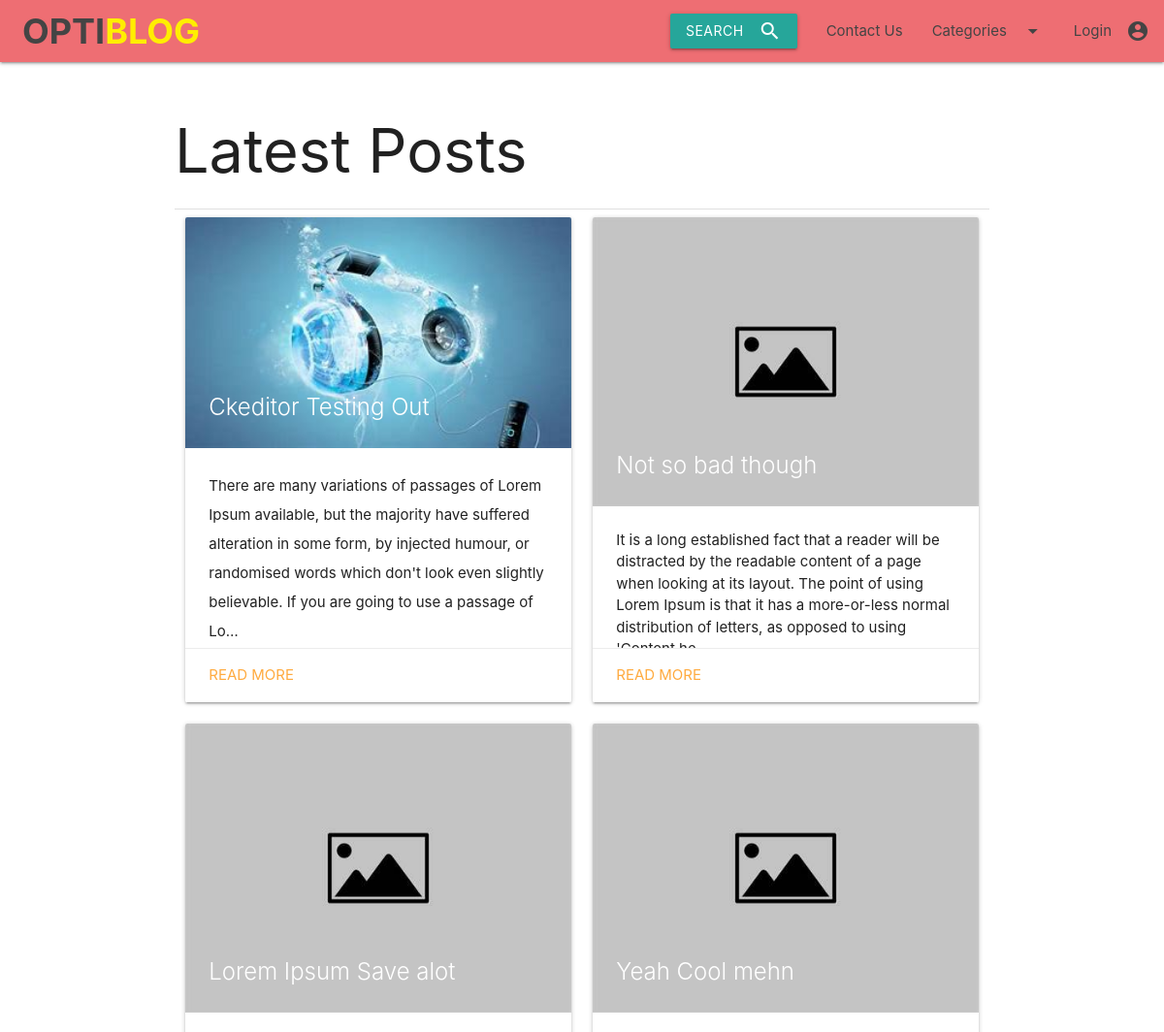
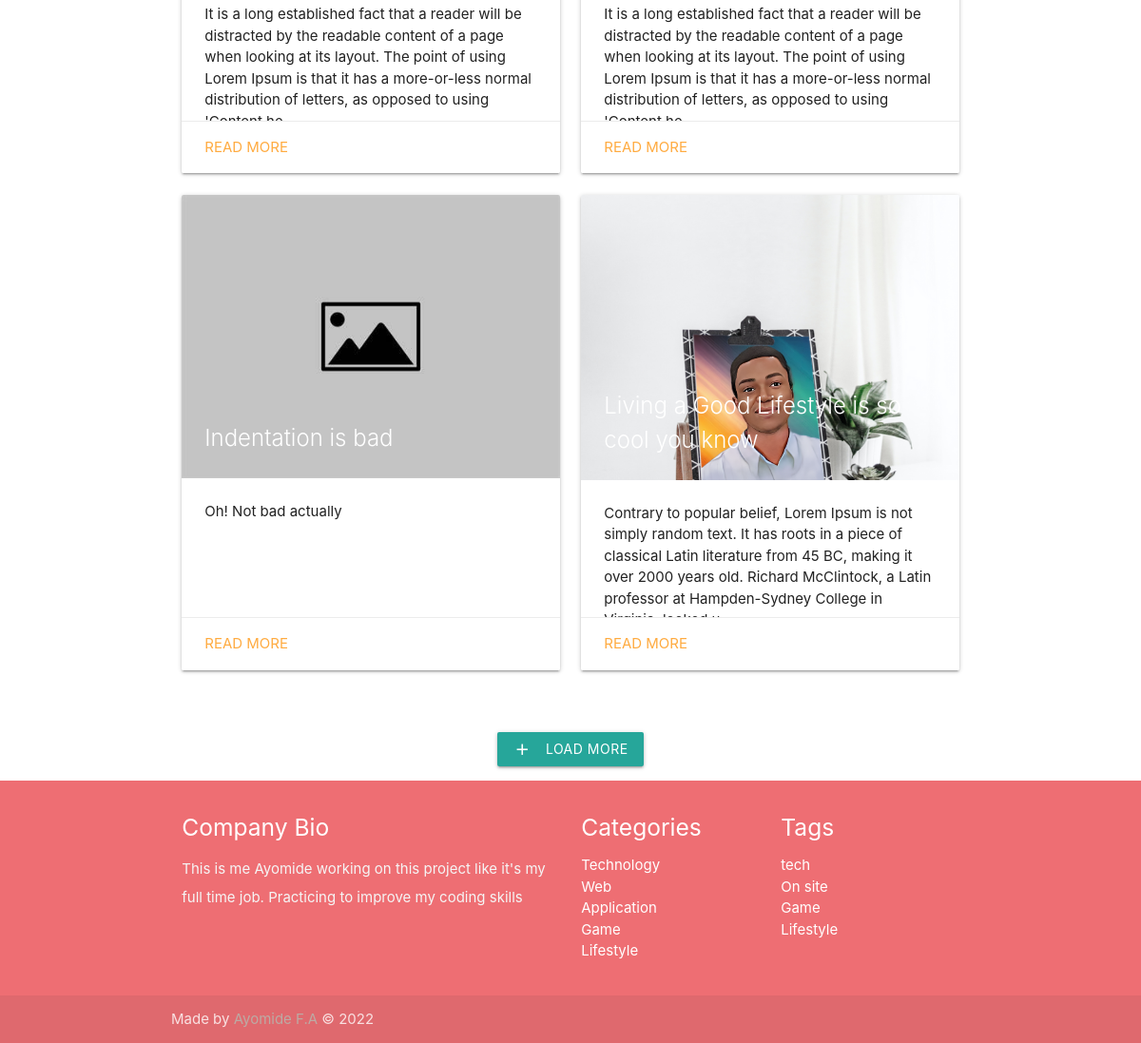
Before: / with the older database file (2 pictures, top to bottom).
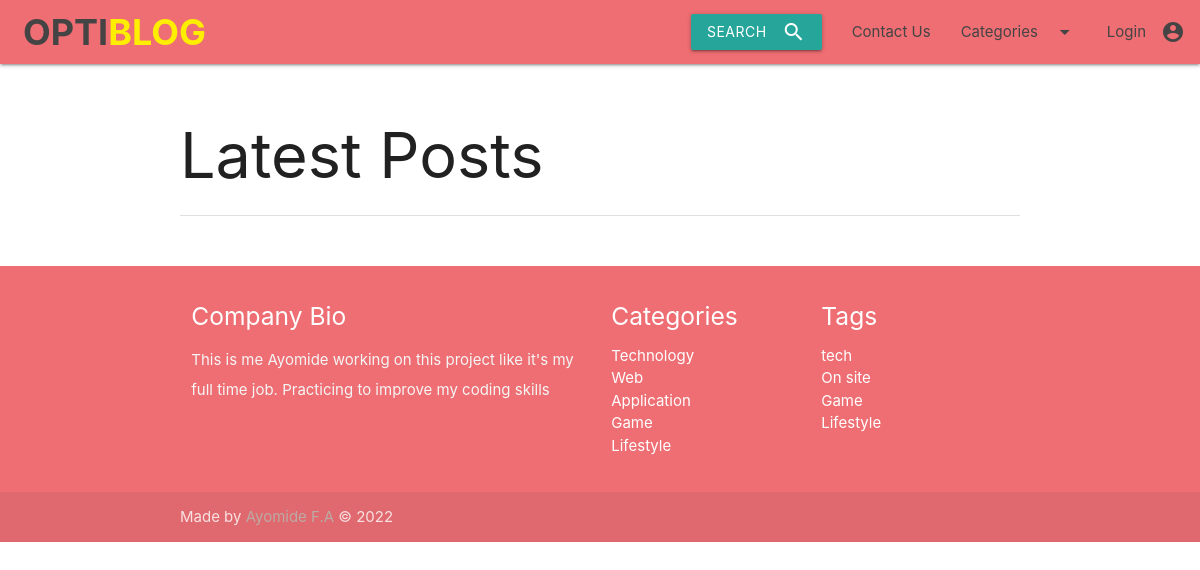
After: the same page with the newer database file.
### post/models.py (models this page shows, shortened)
class Post(models.Model):
    title = models.CharField(max_length=255, verbose_name='Title')
    slug = models.SlugField(unique=True)
    status = models.CharField(choices=STATUS_CHOICES, default='draft', max_length=10, verbose_name='status')
    publication_date = models.DateTimeField(verbose_name='Created')
    category = models.ForeignKey(Category, on_delete=models.CASCADE, verbose_name="Category")
    picture = models.ImageField(upload_to='uploads/%Y/%m/%d', blank=True, verbose_name='Picture')
    content = RichTextUploadingField(verbose_name="Content")
    author = models.CharField(max_length=30, default='Anonymous', verbose_name="Author")
    tags = models.ManyToManyField(Tag)
    likes = models.IntegerField(default=0)
    class Meta:
        ordering = ['-publication_date']
        verbose_name = "Post"
        verbose_name_plural = "Posts"
    def get_absolute_url(self):
        return reverse('articledetails', args={self.slug})

class Category(models.Model):
    title = models.CharField(max_length=112, verbose_name='Title')
    slug = models.SlugField(max_length=150, unique=True)
    class Meta:
        verbose_name = "Category"
        verbose_name_plural = "Categories"
    def get_absolute_url(self):
        return reverse('categories', args={self.slug})

class Tag(models.Model):
    title = models.CharField(max_length=50, verbose_name='Tag')
    slug = models.SlugField(max_length=100, unique=True)
    class Meta:
        verbose_name = "Tag"
        verbose_name_plural = "Tags"
    def get_absolute_url(self):
        return reverse('tags', args={self.slug})

### post/views.py (the view)
# urls.py: path('', index, name='index'),
def index(request):
    articles = Post.objects.filter(status='published').order_by('-publication_date')
    categories = Category.objects.all()
    tags = Tag.objects.all()
    query = request.GET.get("q")
    if query:
        articles = articles.filter(
            Q(title__icontains=query)|
            Q(content__icontains=query)).distinct()
    paginator = Paginator(articles, 6)
    page_number = request.GET.get('page')
    articles_paginator = paginator.get_page(page_number)
    template = loader.get_template('index.html')
    context = {
        'articles': articles_paginator,
        'categories': categories,
        'tags': tags
    }
    return HttpResponse(template.render(context, request))

### base/template/index.html (shortened to what this page needs)
{% extends 'base.html' %}
{% load static %}
  {% block content %}
      <h1>Latest Posts</h1>
      <div class="divider"></div>
        <div class="row">
          {% for article in articles %}
          <div class="col s12 m6 13 ">
            <div class="card large">
              <div class="card-image">
                {% if article.picture %}
                <a href="{{ article.get_absolute_url }}">
                <img src="{{ article.picture.url }}">
                </a>
                <a href="{{ article.get_absolute_url }}">
                <span class="card-title">{{ article.title}}</span>
                </a>
                {% else %}
                <a href="{{ article.get_absolute_url }}">
                <img src="{% static 'images/default-thumbnail.jpg' %}">
                </a>
                <a href="{{ article.get_absolute_url }}">
                  <span class="card-title">{{ article.title}}</span>
                </a>
                {% endif %}
              </div>
              <div class="card-content">
                {{ article.content|safe|truncatechars:250 }}
              </div>
              <div class="card-action">
                <a href="{{ article.get_absolute_url }}">Read More</a>
              </div>
            </div>
          </div>
          {% endfor %}
          </div>
        </div>
  {% endblock %}
  {% block pagination %}
  <ul class="pagination center-align">
    {% if articles.has_next %}
    <a href="?page={{ articles.next_page_number }}" class="waves-effect waves-light btn"><i
        class="material-icons left">add</i>Load More</a>
    {% endif %}
  {% endblock %}

### base/template/base.html (shortened to what this page needs)
{% load static %}
<!DOCTYPE html>
<html lang="en">
<head>
    <link href="{% static 'css/materialize.css' %} " type="text/css" rel="stylesheet" media="screen,projection" />
    <link href="{% static 'css/style.css' %} " type="text/css" rel="stylesheet" media="screen,projection" />
</head>
<body>
    <nav>
        <div class="nav-wrapper">
            <a href="{% url 'index' %}" class="brand-logo m" style="margin-left: 23px; font-size: 2.4rem; font-weight: bolder;">OPTI<span style="color: rgb(255, 238, 0);">BLOG </span></a>
            <ul class="right hide-on-med-and-down">
                <li>
                <a class="waves-effect waves-light btn modal-trigger" href="#modal1">Search <i class="material-icons right">search</i></a>
                </li>
                <li><a href="{% url 'contact' %}">Contact Us</a></li>
                <li><a class="dropdown-trigger" href="#!" data-target="dropdown1">Categories<i
                            class="material-icons right">arrow_drop_down</i></a></li>
                <li>
                {% if  user.is_authenticated %}
                <a href="{% url 'profile' user.username %}">
                    {{ user.username }} <i class="material-icons right">account_circle</i>
                </a>
                    {% else %}
                    <a href="{% url 'login' %}">Login
                     <i class="material-icons right">account_circle</i></a>
                    {% endif %}</li>
            </ul>
        </div>
    </nav>
    <div class="container">
        <div class="section">
            {% block content %}
            {% endblock %}
            {% block pagination %}
            {% endblock pagination %}
        </div>
    <footer class="page-footer ">
        <div class="container">
            <div class="row">
                <div class="col l6 s12">
                    <h5 class="white-text">Company Bio</h5>
                    <p class="grey-text text-lighten-4">This is me Ayomide working on this project like
                        it's my full time job. Practicing to improve my coding skills</p>
                </div>
                <div class="col l3 s12">
                    <h5 class="white-text">Categories</h5>
                    <ul>
                        {% for category in categories %}
                        <li><a class="white-text" href="{{ category.get_absolute_url }}">{{ category.title }}</a></li>
                        {% endfor %}
                    </ul>
                </div>
                <div class="col l3 s12">
                    <h5 class="white-text">Tags</h5>
                    <ul>
                        {% for tag in tags %}
                        <li><a class="white-text" href="{{ tag.get_absolute_url }}">{{ tag.title }}</a></li>
                        {% endfor %}
                    </ul>
                </div>
            </div>
        </div>
        <div class="footer-copyright">
            <div class="container">
                Made by <a class="brown-text text-lighten-3" href="http://materializecss.com">Ayomide F.A </a>&copy; 2022
            </div>
        </div>
    </footer>
</body>
</html>

### base/static/css/style.css (style rules this page uses)
nav ul a, nav .brand-logo { color: #444; }
p { line-height: 2rem; }
footer.page-footer { margin: 0; }

Changed rows visible on the page:
removed Post: picture (picture), title "Ckeditor Testing Out", content "There are many variations of passages of Lorem Ipsum available, but the majority have suffered alteration in some form, by injected humour, or randomised words which don't look even slightly believable. If you are going to use a passage of Lo…"
removed Post: title "Not so bad though", content "It is a long established fact that a reader will be distracted by the readable content of a page when looking at its layout. The point of using Lorem Ipsum is that it has a more-or-less normal distribution of letters, as opposed to using…"
removed Post: title "Lorem Ipsum Save alot", content "It is a long established fact that a reader will be distracted by the readable content of a page when looking at its layout. The point of using Lorem Ipsum is that it has a more-or-less normal distribution of letters, as opposed to using…"
removed Post: title "Yeah Cool mehn", content "It is a long established fact that a reader will be distracted by the readable content of a page when looking at its layout. The point of using Lorem Ipsum is that it has a more-or-less normal distribution of letters, as opposed to using…"
removed Post: title "Indentation is bad", content "Oh! Not bad actually"
removed Post: picture (picture), title "Living a Good Lifestyle is so cool you know", content "Contrary to popular belief, Lorem Ipsum is not simply random text. It has roots in a piece of classical Latin literature from 45 BC, making it over 2000 years old. Richard McClintock, a Latin professor at Hampden-Sydney College in…"
Other visible differences:
text no longer shown: "LOAD MORE"
